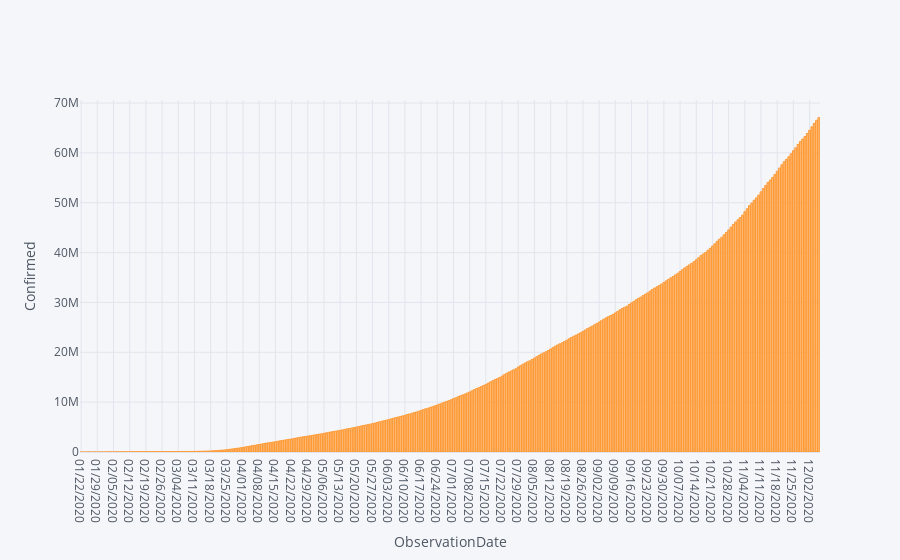

Here is the notebook cell this chart was saved with:
### Code cell
#Plotly
confirmed.iplot(kind='bar',x='ObservationDate',y='Confirmed',xTitle='ObservationDate',yTitle="Confirmed")

### Figure 1 — Plotly figure (JSON) as saved in the notebook; plotly's stock layout.template omitted (floating-point values rounded to 4 significant figures; data arrays with more than 128 entries replaced by an {"elided": "..."} marker saying what was removed)
{"data": [{"marker": {"color": "rgba(255, 153, 51, 0.6)", "line": {"color": "rgba(255, 153, 51, 1.0)", "width": 1}}, "name": "Confirmed", "orientation": "v", "text": "", "type": "bar", "x": {"elided": "320 str values"}, "y": {"elided": "320 int values"}}], "layout": {"legend": {"bgcolor": "#F5F6F9", "font": {"color": "#4D5663"}}, "paper_bgcolor": "#F5F6F9", "plot_bgcolor": "#F5F6F9", "title": {"font": {"color": "#4D5663"}}, "xaxis": {"gridcolor": "#E1E5ED", "showgrid": true, "tickfont": {"color": "#4D5663"}, "title": {"font": {"color": "#4D5663"}, "text": "ObservationDate"}, "zerolinecolor": "#E1E5ED"}, "yaxis": {"gridcolor": "#E1E5ED", "showgrid": true, "tickfont": {"color": "#4D5663"}, "title": {"font": {"color": "#4D5663"}, "text": "Confirmed"}, "zerolinecolor": "#E1E5ED"}}}
